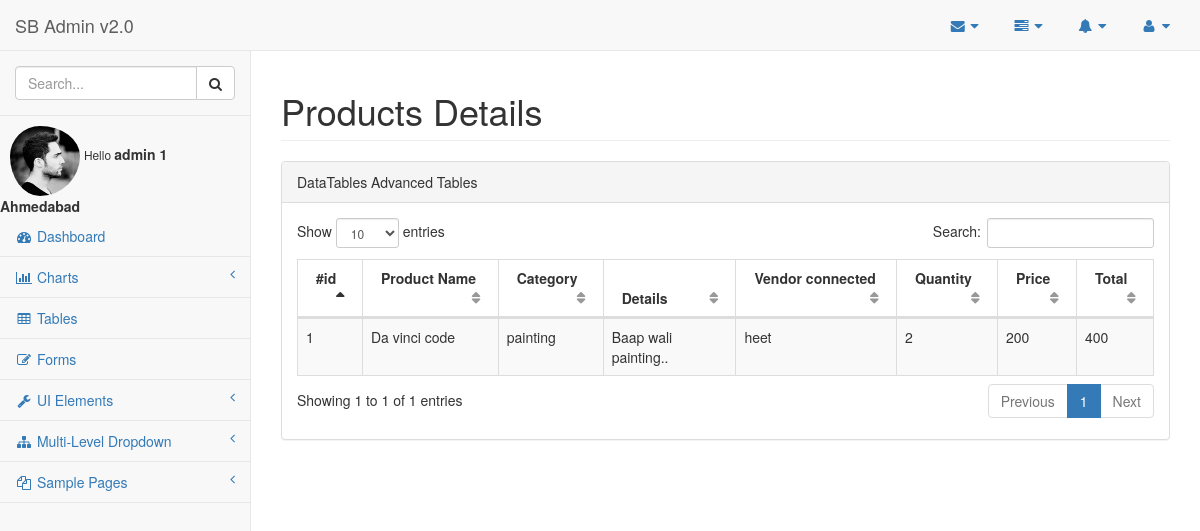
/pages/products.php (signed in), run on the app's committed database.
### tables this page shows
CREATE TABLE IF NOT EXISTS `product` (
  `id` int(11) NOT NULL,
  `name` varchar(100) NOT NULL,
  `category` varchar(30) NOT NULL,
  `vendor` varchar(30) NOT NULL,
  `quantity` int(11) NOT NULL,
  `price` int(11) NOT NULL,
  `image` blob NOT NULL,
  `discription` varchar(250) NOT NULL,
  `city` varchar(30) NOT NULL
);

### pages/products.php (the view, shortened to what this page needs)
<!DOCTYPE html>
<html lang="en">
<head>
    <link href="../bower_components/bootstrap/dist/css/bootstrap.min.css" rel="stylesheet">
    <link href="../bower_components/metisMenu/dist/metisMenu.min.css" rel="stylesheet">
    <link href="../bower_components/datatables-plugins/integration/bootstrap/3/dataTables.bootstrap.css" rel="stylesheet">
    <link href="../bower_components/datatables-responsive/css/dataTables.responsive.css" rel="stylesheet">
    <link href="../dist/css/sb-admin-2.css" rel="stylesheet">
    <link href="../bower_components/font-awesome/css/font-awesome.min.css" rel="stylesheet" type="text/css">
</head>
<body>
    <div id="wrapper">
        <nav class="navbar navbar-default navbar-static-top" role="navigation" style="margin-bottom: 0">
            <div class="navbar-header">
                <a class="navbar-brand" href="index.html">SB Admin v2.0</a>
            </div>
            <ul class="nav navbar-top-links navbar-right">
                <li class="dropdown">
                    <a class="dropdown-toggle" data-toggle="dropdown" href="#">
                        <i class="fa fa-envelope fa-fw"></i>  <i class="fa fa-caret-down"></i>
                    </a>
                </li>
                <li class="dropdown">
                    <a class="dropdown-toggle" data-toggle="dropdown" href="#">
                        <i class="fa fa-tasks fa-fw"></i>  <i class="fa fa-caret-down"></i>
                    </a>
                </li>
                <li class="dropdown">
                    <a class="dropdown-toggle" data-toggle="dropdown" href="#">
                        <i class="fa fa-bell fa-fw"></i>  <i class="fa fa-caret-down"></i>
                    </a>
                </li>
                <li class="dropdown">
                    <a class="dropdown-toggle" data-toggle="dropdown" href="#">
                        <i class="fa fa-user fa-fw"></i>  <i class="fa fa-caret-down"></i>
                    </a>
                </li>
            </ul>
            <div class="navbar-default sidebar" role="navigation">
                <div class="sidebar-nav navbar-collapse">
                    <ul class="nav" id="side-menu">
                        <li class="sidebar-search">
                            <div class="input-group custom-search-form">
                                <input type="text" class="form-control" placeholder="Search...">
                                <span class="input-group-btn">
                                <button class="btn btn-default" type="button">
                                    <i class="fa fa-search"></i>
                                </button>
                            </span>
                            </div>
                        </li>
                        <img class="img-circle" src="../images/profile.jpg" alt="" height="80px" style="padding-left: 10px; padding-top: 10px;">
                        <small>Hello </small>
                        <strong><?php echo $_SESSION['username']; ?> </strong>
                        <strong><?php echo $_SESSION['userID']; ?> </strong>
                        <strong><?php echo $_SESSION['city']; ?> </strong>
                        <li>
                            <a href="index.html"><i class="fa fa-dashboard fa-fw"></i> Dashboard</a>
                        </li>
                        <li>
                            <a href="#"><i class="fa fa-bar-chart-o fa-fw"></i> Charts<span class="fa arrow"></span></a>
                        </li>
                        <li>
                            <a href="tables.html"><i class="fa fa-table fa-fw"></i> Tables</a>
                        </li>
                        <li>
                            <a href="forms.html"><i class="fa fa-edit fa-fw"></i> Forms</a>
                        </li>
                        <li>
                            <a href="#"><i class="fa fa-wrench fa-fw"></i> UI Elements<span class="fa arrow"></span></a>
                        </li>
                        <li>
                            <a href="#"><i class="fa fa-sitemap fa-fw"></i> Multi-Level Dropdown<span class="fa arrow"></span></a>
                        </li>
                        <li>
                            <a href="#"><i class="fa fa-files-o fa-fw"></i> Sample Pages<span class="fa arrow"></span></a>
                        </li>
                    </ul>
                </div>
            </div>
        </nav>
        <div id="page-wrapper">
            <div class="row">
                <div class="col-lg-12">
                    <h1 class="page-header">Products Details</h1>
                </div>
            </div>
            <div class="row">
                <div class="col-lg-12">
                    <div class="panel panel-default">
                        <div class="panel-heading">
                            DataTables Advanced Tables
                        </div>
                        <div class="panel-body">
                            <div class="dataTable_wrapper">
                                <table class="table table-striped table-bordered table-hover" id="dataTables-example">
                                    <thead>
                                        <tr>
                                            <th>#id</th>
                                            <th>Product Name</th>
                                            <th>Category</th>
                                            <th>Details</th>
                                            <th>Vendor connected</th>
                                            <th>Quantity</th>
                                            <th>Price</th>
                                            <th>Total</th>
                                        </tr>
                                    </thead>
                                    <tbody>
                                        <?php
                                        $conn =mysqli_connect("localhost","root","","inout");
                                            $city=$_SESSION['city'];
                                            $query = "SELECT * FROM `product` WHERE city LIKE '%$city%' ";
                                              $comments = mysqli_query($conn, $query);
                                              $i=0;
                                              while($row = mysqli_fetch_array($comments, MYSQL_ASSOC))
                                              {
                                                $i++;
                                                $category = $row['category'];
                                                $discription = $row['discription'];
                                                $vendor = $row['vendor'];
                                                $quantity = $row['quantity'];
                                                $price = $row['price'];
                                                $name = htmlspecialchars($row['name'],ENT_QUOTES);
                                            ?>
                                              <tr>
                                                <td><?php echo $i; ?></td>
                                                <td><?php echo $name; ?></td>
                                                <td><?php echo $category; ?></td>
                                                <td><?php echo $discription; ?></td>
                                                <td><?php echo $vendor; ?></td>
                                                <td><?php echo $quantity; ?></td>
                                                <td><?php echo $price; ?></td>
                                                <td><?php echo $price*$quantity; ?></td>
                                              </tr>
                                            <?php
                                          }
                                          ?>
                                    </tbody>
                                </table>
                            </div>
                        </div>
                    </div>
                </div>
            </div>
        </div>
    </div>
</body>
</html>

### data on the page
product: name "Da vinci code", category "painting", discription "Baap wali painting..", vendor "heet", quantity "2", price "200", $price*$quantity "400"

### other printed values
$_SESSION['username'] "admin"
$_SESSION['userID'] "1"
$_SESSION['city'] "Ahmedabad"
